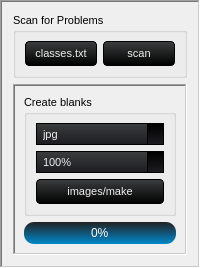
                 <widget class="QFrame" name="frame_15">
                  <property name="sizePolicy">
                   <sizepolicy hsizetype="Expanding" vsizetype="Expanding">
                    <horstretch>0</horstretch>
                    <verstretch>0</verstretch>
                   </sizepolicy>
                  </property>
                  <property name="maximumSize">
                   <size>
                    <width>16777215</width>
                    <height>400</height>
                   </size>
                  </property>
                  <property name="frameShape">
                   <enum>QFrame::WinPanel</enum>
                  </property>
                  <property name="frameShadow">
                   <enum>QFrame::Sunken</enum>
                  </property>
                  <layout class="QVBoxLayout" name="verticalLayout_15">
                   <item>
                    <widget class="QGroupBox" name="groupBox_8">
                     <property name="font">
                      <font>
                       <family>MS Shell Dlg 2</family>
                       <pointsize>8</pointsize>
                       <weight>9</weight>
                       <italic>false</italic>
                       <bold>false</bold>
                      </font>
                     </property>
                     <property name="title">
                      <string>Scan for Problems</string>
                     </property>
                     <layout class="QHBoxLayout" name="horizontalLayout_2">
                      <item>
                       <widget class="QPushButton" name="import_classes_button">
                        <property name="minimumSize">
                         <size>
                          <width>0</width>
                          <height>0</height>
                         </size>
                        </property>
                        <property name="styleSheet">
                         <string notr="true">QPushButton {
    background-color: qlineargradient(spread:repeat, x1:1, y1:0, x2:1, y2:1, stop:0 rgb(59, 61, 62), stop:1 rgb(0, 0, 0));
    color: rgb(238, 238, 238);
  	font-size: 8pt;

    border-style: solid;
    border-width: 1px;
    border-radius: 4px;
    border-color: rgb(0, 0, 0);
    padding: 5px;
}

QPushButton:flat {
    background-color: transparent;
    border: none;
    color: rgb(238, 238, 238);
}

QPushButton:disabled {
    background-color: #404040;
    color: #656565;
    border-color: rgb(0, 0, 0);
}

QPushButton:hover {
    background-color: rgba(236, 157, 0, 51);
    border: 1px solid rgb(236, 157, 0);
}

QPushButton:pressed {
    background-color: qlineargradient(spread:repeat, x1:1, y1:0, x2:1, y2:1, stop:0 rgb(28, 28, 32), stop:1 rgb(0, 0, 0));
    border: 1px solid rgb(236, 157, 0);
}

QPushButton:checked {
    background-color: qlineargradient(spread:repeat, x1:1, y1:0, x2:1, y2:1, stop:0 rgb(28, 28, 32), stop:1 rgb(0, 0, 0));
    border: 1px solid #222;
}</string>
                        </property>
                        <property name="text">
                         <string>classes.txt</string>
                        </property>
                       </widget>
                      </item>
                      <item>
                       <widget class="QPushButton" name="scan_button">
                        <property name="minimumSize">
                         <size>
                          <width>0</width>
                          <height>0</height>
                         </size>
                        </property>
                        <property name="styleSheet">
                         <string notr="true">QPushButton {
    background-color: qlineargradient(spread:repeat, x1:1, y1:0, x2:1, y2:1, stop:0 rgb(59, 61, 62), stop:1 rgb(0, 0, 0));
    color: rgb(238, 238, 238);
  	font-size: 8pt;

    border-style: solid;
    border-width: 1px;
    border-radius: 4px;
    border-color: rgb(0, 0, 0);
    padding: 5px;
}

QPushButton:flat {
    background-color: transparent;
    border: none;
    color: rgb(238, 238, 238);
}

QPushButton:disabled {
    background-color: #404040;
    color: #656565;
    border-color: rgb(0, 0, 0);
}

QPushButton:hover {
    background-color: rgba(236, 157, 0, 51);
    border: 1px solid rgb(236, 157, 0);
}

QPushButton:pressed {
    background-color: qlineargradient(spread:repeat, x1:1, y1:0, x2:1, y2:1, stop:0 rgb(28, 28, 32), stop:1 rgb(0, 0, 0));
    border: 1px solid rgb(236, 157, 0);
}

QPushButton:checked {
    background-color: qlineargradient(spread:repeat, x1:1, y1:0, x2:1, y2:1, stop:0 rgb(28, 28, 32), stop:1 rgb(0, 0, 0));
    border: 1px solid #222;
}</string>
                        </property>
                        <property name="text">
                         <string>scan</string>
                        </property>
                       </widget>
                      </item>
                     </layout>
                    </widget>
                   </item>
                   <item>
                    <widget class="QFrame" name="frame_18">
                     <property name="sizePolicy">
                      <sizepolicy hsizetype="Expanding" vsizetype="Expanding">
                       <horstretch>0</horstretch>
                       <verstretch>0</verstretch>
                      </sizepolicy>
                     </property>
                     <property name="maximumSize">
                      <size>
                       <width>16777215</width>
                       <height>400</height>
                      </size>
                     </property>
                     <property name="frameShape">
                      <enum>QFrame::WinPanel</enum>
                     </property>
                     <property name="frameShadow">
                      <enum>QFrame::Sunken</enum>
                     </property>
                     <layout class="QVBoxLayout" name="verticalLayout_16">
                      <item>
                       <widget class="QGroupBox" name="groupBox_15">
                        <property name="palette">
                         <palette>
                          <active>
                           <colorrole role="WindowText">
                            <brush brushstyle="SolidPattern">
                             <color alpha="255">
                              <red>0</red>
                              <green>0</green>
                              <blue>0</blue>
                             </color>
                            </brush>
                           </colorrole>
                           <colorrole role="Button">
                            <brush brushstyle="SolidPattern">
                             <color alpha="255">
                              <red>127</red>
                              <green>127</green>
                              <blue>127</blue>
                             </color>
                            </brush>
                           </colorrole>
                           <colorrole role="Text">
                            <brush brushstyle="SolidPattern">
                             <color alpha="255">
                              <red>0</red>
                              <green>0</green>
                              <blue>0</blue>
                             </color>
                            </brush>
                           </colorrole>
                           <colorrole role="ButtonText">
                            <brush brushstyle="SolidPattern">
                             <color alpha="255">
                              <red>0</red>
                              <green>0</green>
                              <blue>0</blue>
                             </color>
                            </brush>
                           </colorrole>
                           <colorrole role="Base">
                            <brush brushstyle="SolidPattern">
                             <color alpha="255">
                              <red>127</red>
                              <green>127</green>
                              <blue>127</blue>
                             </color>
                            </brush>
                           </colorrole>
                           <colorrole role="Window">
                            <brush brushstyle="SolidPattern">
                             <color alpha="255">
                              <red>127</red>
                              <green>127</green>
                              <blue>127</blue>
                             </color>
                            </brush>
                           </colorrole>
                           <colorrole role="PlaceholderText">
                            <brush brushstyle="NoBrush">
                             <color alpha="128">
                              <red>0</red>
                              <green>0</green>
                              <blue>0</blue>
                             </color>
                            </brush>
                           </colorrole>
                          </active>
                          <inactive>
                           <colorrole role="WindowText">
                            <brush brushstyle="SolidPattern">
                             <color alpha="255">
                              <red>0</red>
                              <green>0</green>
                              <blue>0</blue>
                             </color>
                            </brush>
                           </colorrole>
                           <colorrole role="Button">
                            <brush brushstyle="SolidPattern">
                             <color alpha="255">
                              <red>127</red>
                              <green>127</green>
                              <blue>127</blue>
                             </color>
                            </brush>
                           </colorrole>
                           <colorrole role="Text">
                            <brush brushstyle="SolidPattern">
                             <color alpha="255">
                              <red>0</red>
                              <green>0</green>
                              <blue>0</blue>
                             </color>
                            </brush>
                           </colorrole>
                           <colorrole role="ButtonText">
                            <brush brushstyle="SolidPattern">
                             <color alpha="255">
                              <red>0</red>
                              <green>0</green>
                              <blue>0</blue>
                             </color>
                            </brush>
                           </colorrole>
                           <colorrole role="Base">
                            <brush brushstyle="SolidPattern">
                             <color alpha="255">
                              <red>127</red>
                              <green>127</green>
                              <blue>127</blue>
                             </color>
                            </brush>
                           </colorrole>
                           <colorrole role="Window">
                            <brush brushstyle="SolidPattern">
                             <color alpha="255">
                              <red>127</red>
                              <green>127</green>
                              <blue>127</blue>
                             </color>
                            </brush>
                           </colorrole>
                           <colorrole role="PlaceholderText">
                            <brush brushstyle="NoBrush">
                             <color alpha="128">
                              <red>0</red>
                              <green>0</green>
                              <blue>0</blue>
                             </color>
                            </brush>
                           </colorrole>
                          </inactive>
                          <disabled>
                           <colorrole role="WindowText">
                            <brush brushstyle="SolidPattern">
                             <color alpha="255">
                              <red>0</red>
                              <green>0</green>
                              <blue>0</blue>
                             </color>
                            </brush>
                           </colorrole>
                           <colorrole role="Button">
                            <brush brushstyle="SolidPattern">
                             <color alpha="255">
                              <red>127</red>
                              <green>127</green>
                              <blue>127</blue>
                             </color>
                            </brush>
                           </colorrole>
                           <colorrole role="Text">
                            <brush brushstyle="SolidPattern">
                             <color alpha="255">
                              <red>0</red>
                              <green>0</green>
                              <blue>0</blue>
                             </color>
                            </brush>
                           </colorrole>
                           <colorrole role="ButtonText">
                            <brush brushstyle="SolidPattern">
                             <color alpha="255">
                              <red>0</red>
                              <green>0</green>
                              <blue>0</blue>
                             </color>
                            </brush>
                           </colorrole>
                           <colorrole role="Base">
                            <brush brushstyle="SolidPattern">
                             <color alpha="255">
                              <red>127</red>
                              <green>127</green>
                              <blue>127</blue>
                             </color>
                            </brush>
                           </colorrole>
                           <colorrole role="Window">
                            <brush brushstyle="SolidPattern">
                             <color alpha="255">
                              <red>127</red>
                              <green>127</green>
                              <blue>127</blue>
                             </color>
                            </brush>
                           </colorrole>
                           <colorrole role="PlaceholderText">
                            <brush brushstyle="NoBrush">
                             <color alpha="128">
                              <red>0</red>
                              <green>0</green>
                              <blue>0</blue>
                             </color>
                            </brush>
                           </colorrole>
                          </disabled>
                         </palette>
                        </property>
                        <property name="font">
                         <font>
                          <family>MS Shell Dlg 2</family>
                          <pointsize>8</pointsize>
                          <weight>9</weight>
                          <italic>false</italic>
                          <bold>false</bold>
                         </font>
                        </property>
                        <property name="autoFillBackground">
                         <bool>false</bool>
                        </property>
                        <property name="title">
                         <string>Create blanks</string>
                        </property>
                        <layout class="QGridLayout" name="gridLayout_10">
                         <item row="3" column="0">
                          <widget class="QPushButton" name="process_image_button">
                           <property name="minimumSize">
                            <size>
                             <width>0</width>
                             <height>0</height>
                            </size>
                           </property>
                           <property name="styleSheet">
                            <string notr="true">QPushButton {
    background-color: qlineargradient(spread:repeat, x1:1, y1:0, x2:1, y2:1, stop:0 rgb(59, 61, 62), stop:1 rgb(0, 0, 0));
    color: rgb(238, 238, 238);
  	font-size: 8pt;

    border-style: solid;
    border-width: 1px;
    border-radius: 4px;
    border-color: rgb(0, 0, 0);
    padding: 5px;
}

QPushButton:flat {
    background-color: transparent;
    border: none;
    color: rgb(238, 238, 238);
}

QPushButton:disabled {
    background-color: #404040;
    color: #656565;
    border-color: rgb(0, 0, 0);
}

QPushButton:hover {
    background-color: rgba(236, 157, 0, 51);
    border: 1px solid rgb(236, 157, 0);
}

QPushButton:pressed {
    background-color: qlineargradient(spread:repeat, x1:1, y1:0, x2:1, y2:1, stop:0 rgb(28, 28, 32), stop:1 rgb(0, 0, 0));
    border: 1px solid rgb(236, 157, 0);
}

QPushButton:checked {
    background-color: qlineargradient(spread:repeat, x1:1, y1:0, x2:1, y2:1, stop:0 rgb(28, 28, 32), stop:1 rgb(0, 0, 0));
    border: 1px solid #222;
}</string>
                           </property>
                           <property name="text">
                            <string>images/make</string>
                           </property>
                          </widget>
                         </item>
                         <item row="0" column="0">
                          <widget class="QComboBox" name="image_format_combo">
                           <property name="sizePolicy">
                            <sizepolicy hsizetype="Minimum" vsizetype="Fixed">
                             <horstretch>0</horstretch>
                             <verstretch>0</verstretch>
                            </sizepolicy>
                           </property>
                           <property name="minimumSize">
                            <size>
                             <width>0</width>
                             <height>0</height>
                            </size>
                           </property>
                           <property name="styleSheet">
                            <string notr="true">				QComboBox
				{
					background-color: qlineargradient(spread:repeat, x1:1, y1:0, x2:1, y2:1, stop:0  rgb(59, 61, 62) /*bg_alt*/,stop:1 rgb(28, 28, 32) /*bg_prim*/);
					border: 1px solid #000;
					padding-left: 6px;
					color: rgb(238, 238, 238) /*txt*/;
					height: 20px;
				}
				QComboBox::disabled
				{
					background-color: #404040;
					color: #656565;
					border-color: rgb(0, 0, 0) /*bg_gen*/;
				}
				QComboBox:on
				{
					background-color: rgb(236, 157, 0) /*accent*/;
					color: rgb(28, 28, 28) /*txt_bg*/;
				}
				QComboBox QAbstractItemView
				{
					background-color: rgb(28, 28, 32) /*bg_prim*/;
					color: rgb(238, 238, 238) /*txt*/;
					border: 1px solid black;
					selection-background-color: rgb(236, 157, 0) /*accent*/;
					outline: 0;
				}
				QComboBox::drop-down
				{
					background-color: qlineargradient(spread:repeat, x1:1, y1:0, x2:1, y2:1, stop:0  rgb(0, 0, 0) /*bg_gen*/,stop:1 rgb(28, 28, 32) /*bg_prim*/);
					subcontrol-origin: padding;
					subcontrol-position: top right;
					width: 15px;
					border-left-width: 1px;
					border-left-color: black;
					border-left-style: solid;
				}
				QComboBox::down-arrow
				{
					image: url(:/16x16/icons/16x16/down.gif);
					width: 8px;
					height: 8px;
				}</string>
                           </property>
                           <item>
                            <property name="text">
                             <string>jpg</string>
                            </property>
                           </item>
                           <item>
                            <property name="text">
                             <string>png</string>
                            </property>
                           </item>
                          </widget>
                         </item>
                         <item row="2" column="0">
                          <widget class="QComboBox" name="limit_blanks">
                           <property name="sizePolicy">
                            <sizepolicy hsizetype="Minimum" vsizetype="Fixed">
                             <horstretch>0</horstretch>
                             <verstretch>0</verstretch>
                            </sizepolicy>
                           </property>
                           <property name="minimumSize">
                            <size>
                             <width>0</width>
                             <height>0</height>
                            </size>
                           </property>
                           <property name="styleSheet">
                            <string notr="true">				QComboBox
				{
					background-color: qlineargradient(spread:repeat, x1:1, y1:0, x2:1, y2:1, stop:0  rgb(59, 61, 62) /*bg_alt*/,stop:1 rgb(28, 28, 32) /*bg_prim*/);
					border: 1px solid #000;
					padding-left: 6px;
					color: rgb(238, 238, 238) /*txt*/;
					height: 20px;
				}
				QComboBox::disabled
				{
					background-color: #404040;
					color: #656565;
					border-color: rgb(0, 0, 0) /*bg_gen*/;
				}
				QComboBox:on
				{
					background-color: rgb(236, 157, 0) /*accent*/;
					color: rgb(28, 28, 28) /*txt_bg*/;
				}
				QComboBox QAbstractItemView
				{
					background-color: rgb(28, 28, 32) /*bg_prim*/;
					color: rgb(238, 238, 238) /*txt*/;
					border: 1px solid black;
					selection-background-color: rgb(236, 157, 0) /*accent*/;
					outline: 0;
				}
				QComboBox::drop-down
				{
					background-color: qlineargradient(spread:repeat, x1:1, y1:0, x2:1, y2:1, stop:0  rgb(0, 0, 0) /*bg_gen*/,stop:1 rgb(28, 28, 32) /*bg_prim*/);
					subcontrol-origin: padding;
					subcontrol-position: top right;
					width: 15px;
					border-left-width: 1px;
					border-left-color: black;
					border-left-style: solid;
				}
				QComboBox::down-arrow
				{
					image: url(:/16x16/icons/16x16/down.gif);
					width: 8px;
					height: 8px;
				}</string>
                           </property>
                           <item>
                            <property name="text">
                             <string>100%</string>
                            </property>
                           </item>
                           <item>
                            <property name="text">
                             <string>75%</string>
                            </property>
                           </item>
                           <item>
                            <property name="text">
                             <string>50%</string>
                            </property>
                           </item>
                           <item>
                            <property name="text">
                             <string>25%</string>
                            </property>
                           </item>
                           <item>
                            <property name="text">
                             <string>0%</string>
                            </property>
                           </item>
                          </widget>
                         </item>
                        </layout>
                       </widget>
                      </item>
                      <item>
                       <widget class="QProgressBar" name="createnegprogress">
                        <property name="sizePolicy">
                         <sizepolicy hsizetype="Expanding" vsizetype="Fixed">
                          <horstretch>0</horstretch>
                          <verstretch>0</verstretch>
                         </sizepolicy>
                        </property>
                        <property name="minimumSize">
                         <size>
                          <width>0</width>
                          <height>0</height>
                         </size>
                        </property>
                        <property name="maximumSize">
                         <size>
                          <width>16777215</width>
                          <height>16777215</height>
                         </size>
                        </property>
                        <property name="focusPolicy">
                         <enum>Qt::NoFocus</enum>
                        </property>
                        <property name="styleSheet">
                         <string notr="true">QProgressBar {
    background-color: qlineargradient(spread:repeat, x1:1, y1:0, x2:1, y2:1, stop:0 #222, stop:1 #0088cc);
    border-radius: 10px;
    text-align: center;
    color: #fff;
}

QProgressBar::chunk {
    background-color: qlineargradient(spread:repeat, x1:1, y1:0, x2:1, y2:1, stop:0 #0088cc, stop:1 #222);
    border-radius: 10px;
}

QProgressBar:hover {
    background-color: qlineargradient(spread:repeat, x1:1, y1:0, x2:1, y2:1, stop:0 #FFA500, stop:1 #0088cc);
    border-radius: 10px;
}</string>
                        </property>
                        <property name="value">
                         <number>0</number>
                        </property>
                        <property name="textVisible">
                         <bool>true</bool>
                        </property>
                       </widget>
                      </item>
                     </layout>
                    </widget>
                   </item>
                  </layout>
                 </widget>
